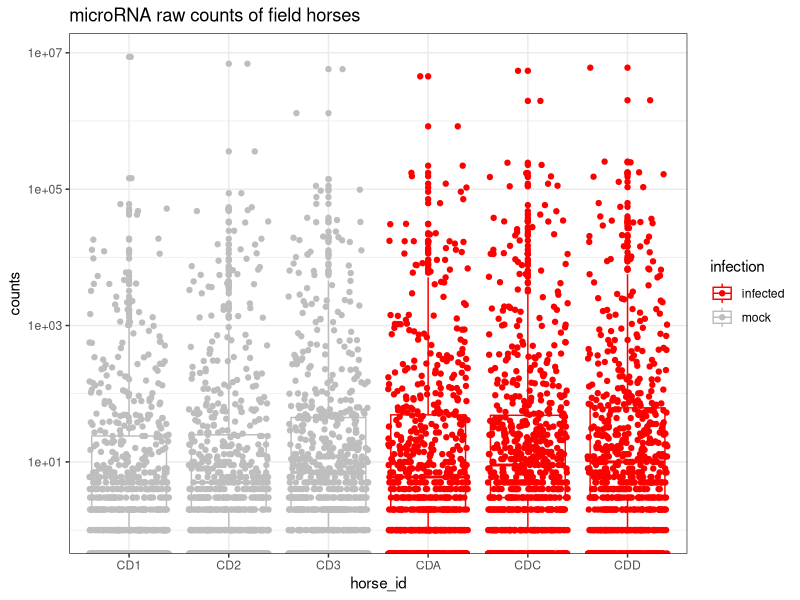
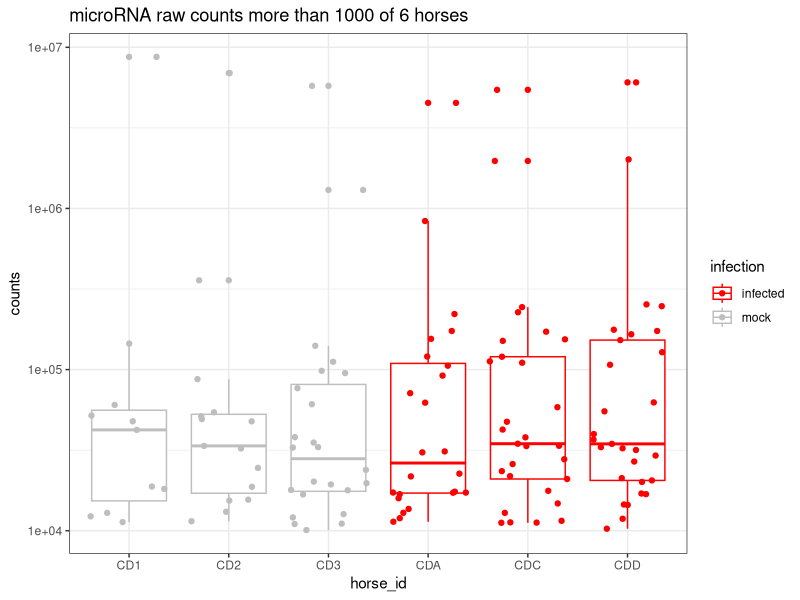
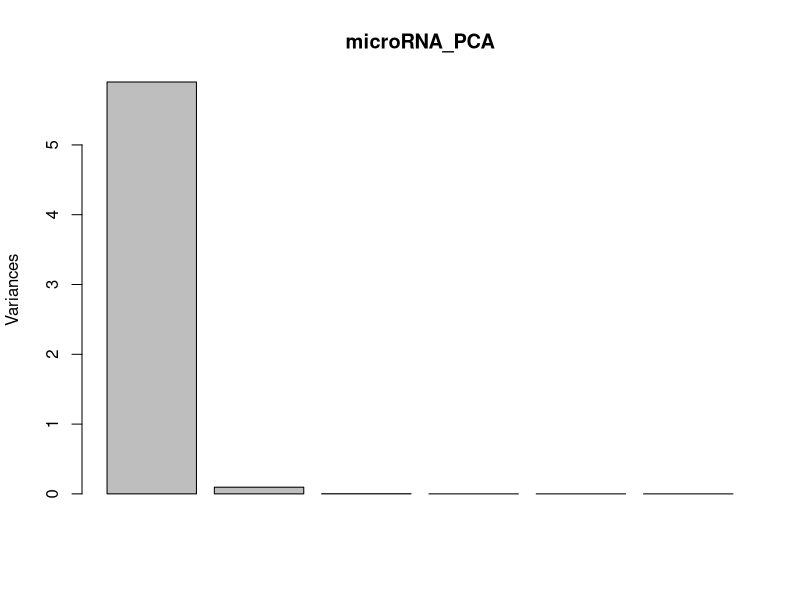

The R source for these figures, in order:
## ---- chunk 1
knitr::opts_chunk$set(
  results = 'asis',
  echo = FALSE,
  warning = FALSE,
  message = FALSE,
  fig.align = 'center'
)

#Load libraries
library(tidyverse)
library(kableExtra)

## ---- chunk 2
knitr::opts_chunk$set(echo=FALSE)

read_csv("data/field_horses_metadata.csv")
field_horses_metadata <- read_csv("data/field_horses_metadata.csv")


read_csv("data/field_horses_raw_counts.csv")
field_horses_raw_counts <- read_csv("data/field_horses_raw_counts.csv")


field_horses_raw_counts_modified <- read_csv("data/field_horses_raw_counts_modified.csv")


field_horses_metadata_modified <- read_csv("data/field_horses_metadata_modified.csv")


tidy_field_horses_raw_counts <-  field_horses_raw_counts_modified %>%  
  gather(key = horse_id, value = counts, -gene) 


full_data <- full_join(tidy_field_horses_raw_counts, field_horses_metadata_modified)



## ---- chunk 3
knitr::kable(head(field_horses_metadata, n = 6), format = "html", caption = "raw metadata") %>% 
  kable_styling("striped")

knitr::kable(head(field_horses_raw_counts, n = 6), format = "html", caption = "raw microRNA counts") %>% 
  kable_styling("striped")

knitr::kable(head(full_data, n = 6), format = "html", caption = "tidy up data of microRNA counts") %>% 
  kable_styling("striped")

## ---- chunk 4

full_data %>%  ggplot (aes(x = horse_id,
                               y = counts, 
                                color = infection, 
                                group = horse_id))+
   geom_boxplot() + 
   geom_jitter()+
   scale_y_log10()+
   scale_color_manual(values = c(mock = "grey", infected = "red")) +
   theme_bw() +
   labs(title = "microRNA raw counts of field horses")

## ---- chunk 5

raw_count_more_than_10000 <- full_data %>% 
  filter(counts > 10000)

raw_count_more_than_10000 %>% ggplot(aes(x = horse_id,
                    y = counts, 
                    color = infection, 
                    group = horse_id))+
  geom_boxplot() + 
  geom_jitter()+
  scale_y_log10()+
  scale_color_manual(values = c(mock = "grey", infected = "red")) +
  theme_bw() +
  labs(title = "microRNA raw counts more than 1000 of 6 horses")
## ---- chunk 6
field_horses_raw_counts_PCA <- field_horses_raw_counts %>% 
  column_to_rownames("gene") %>% 
  scale()


microRNA_PCA <- prcomp(field_horses_raw_counts_PCA)


summary(microRNA_PCA)
## ---- chunk 7
plot(microRNA_PCA)
